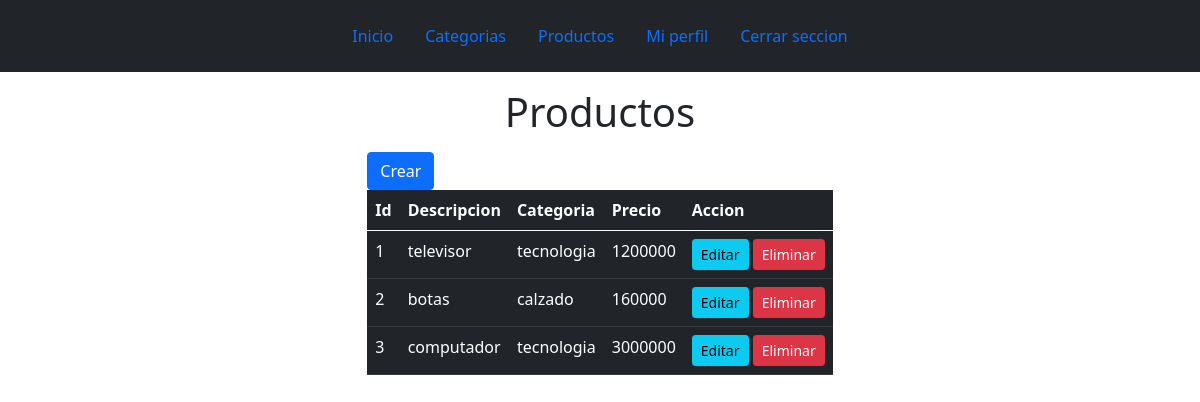
The app's page /productos (signed in) with its own data.
### tables this page shows
CREATE TABLE "productos" (
	"id"	INTEGER NOT NULL,
	"nombre"	text NOT NULL,
	"categoria"	text NOT NULL,
	"id_usuario"	INTEGER NOT NULL,
	"precio"	TEXT NOT NULL,
	FOREIGN KEY("id_usuario") REFERENCES "usuarios"("id"),
	FOREIGN KEY("categoria") REFERENCES "categorias"("nombre"),
	PRIMARY KEY("id" AUTOINCREMENT)
);

### app.py (the view)
@app.route('/productos')
def productos():
    if not 'usuario' in session:
        return redirect(url_for('index'))
    productos=db.execute('select * from productos where id_usuario = ?',(session['usuario'][0],)).fetchall()
    return render_template('enseccion/admin/productos.html', pro=productos)

### templates/enseccion/admin/productos.html (shortened to what this page needs)
{% extends 'layouts/baseU.html' %}
{% block content %}
<h1 class="text-center my-3">Productos</h1>
<div class="row justify-content-md-center">
    <div class="col-md-auto">
    <a href="{{url_for('crear_producto')}}"><button class="btn btn-primary">Crear</button></a>
    <table class="table table-dark ">
        <thead>
            <th>Id</th>
            <th>Descripcion</th>
            <th>Categoria</th>
            <th>Precio</th>
            <th>Accion</th>
        </thead>
        <tbody>
            {% for productos in pro %}
            <tr>
                <td>{{loop.index}}</td>
                <td>{{productos[1]}}</td>
                <td>{{productos[2]}}</td>
                <td>{{productos[4]}}</td>
                <td>
                    <a href="{{url_for('editar_producto',id=productos[0])}}"><button class="btn btn-info btn-sm">Editar</button></a>
                    <a href="{{url_for('eliminar_productos',id=productos[0])}}"><button class="btn btn-danger btn-sm">Eliminar</button></a>
                </td>
            </tr>
            {%endfor%}
        </tbody>
    </table>
    </div>
</div>
{% endblock %}

### records on screen
productos: nombre "televisor", categoria "tecnologia", precio "1200000"
productos: nombre "botas", categoria "calzado", precio "160000"
productos: nombre "computador", categoria "tecnologia", precio "3000000"
